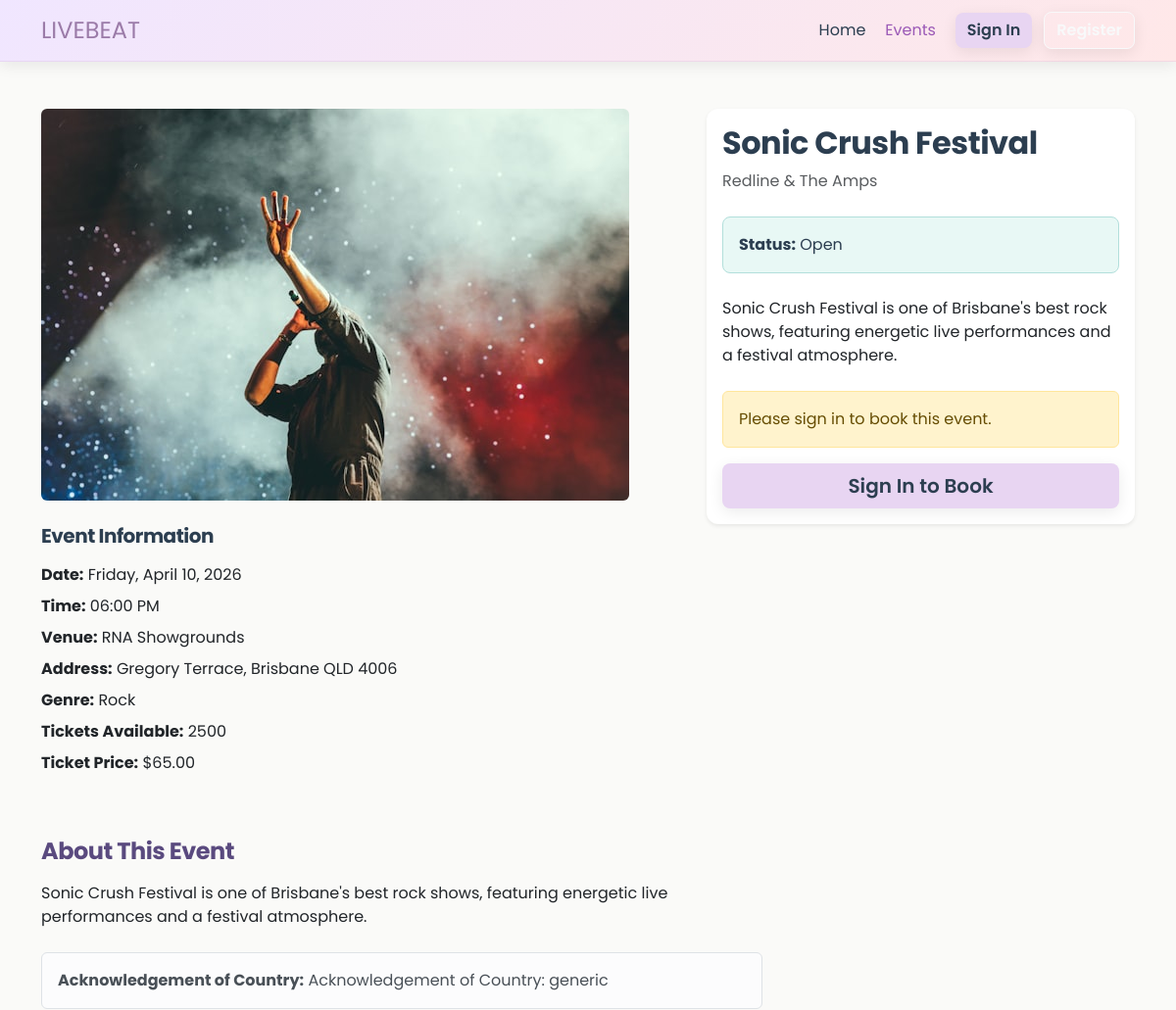
Before: /events/1 (upper part) with the older database file.
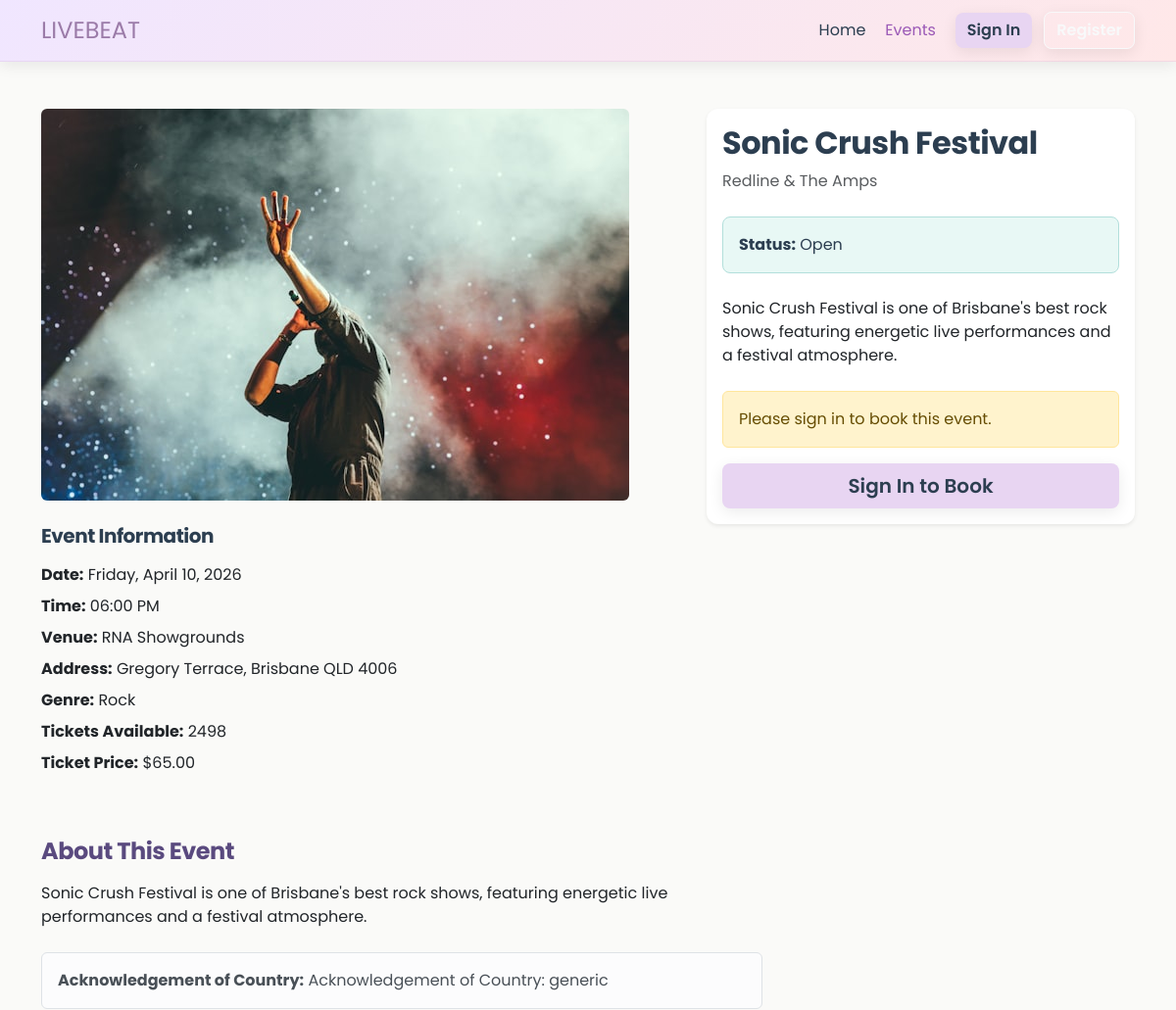
After: the same page with the newer database file.
### livebeat/models.py (models this page shows)
class Event(db.Model):
    id = db.Column(db.Integer, primary_key=True)
    title = db.Column(db.String(100), nullable=False)
    artist = db.Column(db.String(100), nullable=False)
    description = db.Column(db.Text, nullable=False)
    category = db.Column(db.String(50), nullable=False)
    status = db.Column(db.String(20), default="Open")
    capacity = db.Column(db.Integer, nullable=False)
    date = db.Column(db.DateTime, nullable=False)
    venue_name = db.Column(db.String(120), nullable=False)
    venue_address = db.Column(db.String(200), nullable=False)
    ticket_price = db.Column(db.Float, nullable=False)
    acknowledgement = db.Column(db.Text)
    image = db.Column(db.String(200), default="concert1.jpg")
    user_id = db.Column(db.Integer, db.ForeignKey("user.id"))
    bookings = db.relationship("Booking", backref="event", lazy=True)
    comments = db.relationship("Comment", backref="event", lazy=True)

### livebeat/views.py (the view)
@main_bp.route("/events/<int:event_id>", methods=["GET", "POST"])
def event_details(event_id):
    event = Event.query.get_or_404(event_id)
    comments = Comment.query.filter_by(event_id=event.id).order_by(Comment.date.desc()).all()
    booking_form = BookingForm()
    return render_template(
        "event-details.html",
        event=event,
        comments=comments,
        booking_form=booking_form,
    )

### livebeat/templates/event-details.html (shortened to what this page needs)
{% extends 'base.html' %}
{% block content %}
<section class="py-5">
    <div class="container">
        <div class="row g-5">
            <div class="col-lg-7">
                <img src="{{ url_for('static', filename='images/' ~ event.image) }}" alt="{{ event.title }}"
                    class="img-fluid rounded">
                <div class="mt-4">
                    <h5 class="mb-3">Event Information</h5>
                    <ul class="list-unstyled">
                        <li class="mb-2"><strong>Date:</strong> {{ event.date.strftime('%A, %B %d, %Y') }}</li>
                        <li class="mb-2"><strong>Time:</strong> {{ event.date.strftime('%I:%M %p') }}</li>
                        <li class="mb-2"><strong>Venue:</strong> {{ event.venue_name }}</li>
                        <li class="mb-2"><strong>Address:</strong> {{ event.venue_address }}</li>
                        <li class="mb-2"><strong>Genre:</strong> {{ event.category|capitalize }}</li>
                        <li class="mb-2"><strong>Tickets Available:</strong> {{ event.capacity }}</li>
                        <li class="mb-2"><strong>Ticket Price:</strong> ${{ "%.2f"|format(event.ticket_price) }}</li>
                    </ul>
                </div>
            </div>
            <div class="col-lg-5">
                <div class="card border-0 shadow-sm">
                    <div class="card-body">
                        <h2 class="card-title mb-2">{{ event.title }}</h2>
                        <p class="text-muted mb-4">{{ event.artist }}</p>
                        <div class="alert alert-info mb-4">
                            <strong>Status:</strong> {{ event.status }}
                        </div>
                        <p class="mb-4">{{ event.description }}</p>
                        {% if current_user.is_authenticated %}
                        {% if event.status == "Open" and event.capacity > 0 %}
                        <form method="POST" action="{{ url_for('main.book_event', event_id=event.id) }}">
                            {{ booking_form.hidden_tag() }}
                            <div class="mb-4">
                                <label for="{{ booking_form.ticket_quantity.id }}" class="form-label">
                                    <strong>Ticket quantity:</strong>
                                </label>
                                {{ booking_form.ticket_quantity(
                                class="form-control form-control-lg mb-2",
                                min="1",
                                max=event.capacity,
                                required=True
                                ) }}
                            </div>
                            {{ booking_form.submit(class="btn btn-primary btn-lg w-100 mb-3") }}
                        </form>
                        {% else %}
                        <div class="alert alert-warning mb-0">
                            This event is not currently available for booking.
                        </div>
                        {% endif %}
                        {% else %}
                        <div class="alert alert-warning">Please sign in to book this event.</div>
                        <a href="{{ url_for('auth.login') }}" class="btn btn-primary btn-lg w-100">Sign In to Book</a>
                        {% endif %}
                    </div>
                </div>
            </div>
        </div>
        <div class="row mt-5">
            <div class="col-lg-8">
                <h3 class="mb-3">About This Event</h3>
                <p>{{ event.description }}</p>
                {% if event.acknowledgement %}
                <div class="alert alert-light border mt-4">
                    <strong>Acknowledgement of Country:</strong>
                    {{ event.acknowledgement }}
                </div>
                {% endif %}
            </div>
        </div>
    </div>
</section>
{% endblock %}

Changed rows visible on the page:
changed Event "Sonic Crush Festival": capacity "2500" → "2498"
